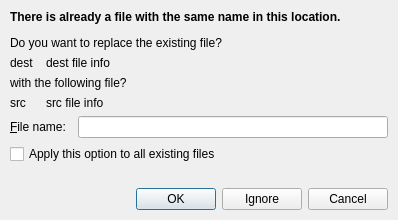
<?xml version="1.0" encoding="UTF-8"?>
<ui version="4.0">
 <class>RenameDialog</class>
 <widget class="QDialog" name="RenameDialog">
  <property name="geometry">
   <rect>
    <x>0</x>
    <y>0</y>
    <width>398</width>
    <height>220</height>
   </rect>
  </property>
  <property name="windowTitle">
   <string>Confirm to replace files</string>
  </property>
  <property name="sizeGripEnabled">
   <bool>false</bool>
  </property>
  <layout class="QVBoxLayout" name="verticalLayout">
   <property name="spacing">
    <number>6</number>
   </property>
   <property name="margin">
    <number>10</number>
   </property>
   <item>
    <widget class="QLabel" name="label">
     <property name="sizePolicy">
      <sizepolicy hsizetype="Preferred" vsizetype="Fixed">
       <horstretch>0</horstretch>
       <verstretch>0</verstretch>
      </sizepolicy>
     </property>
     <property name="text">
      <string>&lt;html&gt;&lt;head/&gt;&lt;body&gt;&lt;p&gt;&lt;span style=&quot; font-weight:600;&quot;&gt;There is already a file with the same name in this location.&lt;/span&gt;&lt;/p&gt;&lt;p&gt;Do you want to replace the existing file?&lt;/p&gt;&lt;/body&gt;&lt;/html&gt;</string>
     </property>
    </widget>
   </item>
   <item>
    <layout class="QGridLayout" name="gridLayout">
     <property name="horizontalSpacing">
      <number>12</number>
     </property>
     <property name="verticalSpacing">
      <number>6</number>
     </property>
     <item row="0" column="0">
      <widget class="QLabel" name="destIcon">
       <property name="sizePolicy">
        <sizepolicy hsizetype="Fixed" vsizetype="Fixed">
         <horstretch>0</horstretch>
         <verstretch>0</verstretch>
        </sizepolicy>
       </property>
       <property name="text">
        <string>dest</string>
       </property>
      </widget>
     </item>
     <item row="1" column="0" colspan="2">
      <widget class="QLabel" name="label_3">
       <property name="text">
        <string>with the following file?</string>
       </property>
      </widget>
     </item>
     <item row="2" column="1">
      <widget class="QLabel" name="srcInfo">
       <property name="sizePolicy">
        <sizepolicy hsizetype="Preferred" vsizetype="Fixed">
         <horstretch>0</horstretch>
         <verstretch>0</verstretch>
        </sizepolicy>
       </property>
       <property name="text">
        <string>src file info</string>
       </property>
      </widget>
     </item>
     <item row="0" column="1">
      <widget class="QLabel" name="destInfo">
       <property name="sizePolicy">
        <sizepolicy hsizetype="Preferred" vsizetype="Fixed">
         <horstretch>0</horstretch>
         <verstretch>0</verstretch>
        </sizepolicy>
       </property>
       <property name="text">
        <string>dest file info</string>
       </property>
      </widget>
     </item>
     <item row="2" column="0">
      <widget class="QLabel" name="srcIcon">
       <property name="sizePolicy">
        <sizepolicy hsizetype="Fixed" vsizetype="Fixed">
         <horstretch>0</horstretch>
         <verstretch>0</verstretch>
        </sizepolicy>
       </property>
       <property name="text">
        <string>src</string>
       </property>
      </widget>
     </item>
    </layout>
   </item>
   <item>
    <layout class="QHBoxLayout" name="horizontalLayout">
     <property name="spacing">
      <number>12</number>
     </property>
     <item>
      <widget class="QLabel" name="label_6">
       <property name="sizePolicy">
        <sizepolicy hsizetype="Preferred" vsizetype="Fixed">
         <horstretch>0</horstretch>
         <verstretch>0</verstretch>
        </sizepolicy>
       </property>
       <property name="text">
        <string>&amp;File name:</string>
       </property>
       <property name="buddy">
        <cstring>fileName</cstring>
       </property>
      </widget>
     </item>
     <item>
      <widget class="QLineEdit" name="fileName"/>
     </item>
    </layout>
   </item>
   <item>
    <widget class="QCheckBox" name="applyToAll">
     <property name="text">
      <string>Apply this option to all existing files</string>
     </property>
    </widget>
   </item>
   <item>
    <spacer name="verticalSpacer">
     <property name="orientation">
      <enum>Qt::Vertical</enum>
     </property>
     <property name="sizeType">
      <enum>QSizePolicy::Expanding</enum>
     </property>
     <property name="sizeHint" stdset="0">
      <size>
       <width>0</width>
       <height>0</height>
      </size>
     </property>
    </spacer>
   </item>
   <item>
    <widget class="QDialogButtonBox" name="buttonBox">
     <property name="orientation">
      <enum>Qt::Horizontal</enum>
     </property>
     <property name="standardButtons">
      <set>QDialogButtonBox::Cancel|QDialogButtonBox::Ignore|QDialogButtonBox::Ok</set>
     </property>
    </widget>
   </item>
  </layout>
 </widget>
 <resources/>
 <connections>
  <connection>
   <sender>buttonBox</sender>
   <signal>accepted()</signal>
   <receiver>RenameDialog</receiver>
   <slot>accept()</slot>
   <hints>
    <hint type="sourcelabel">
     <x>248</x>
     <y>254</y>
    </hint>
    <hint type="destinationlabel">
     <x>157</x>
     <y>274</y>
    </hint>
   </hints>
  </connection>
  <connection>
   <sender>buttonBox</sender>
   <signal>rejected()</signal>
   <receiver>RenameDialog</receiver>
   <slot>reject()</slot>
   <hints>
    <hint type="sourcelabel">
     <x>316</x>
     <y>260</y>
    </hint>
    <hint type="destinationlabel">
     <x>286</x>
     <y>274</y>
    </hint>
   </hints>
  </connection>
 </connections>
</ui>
